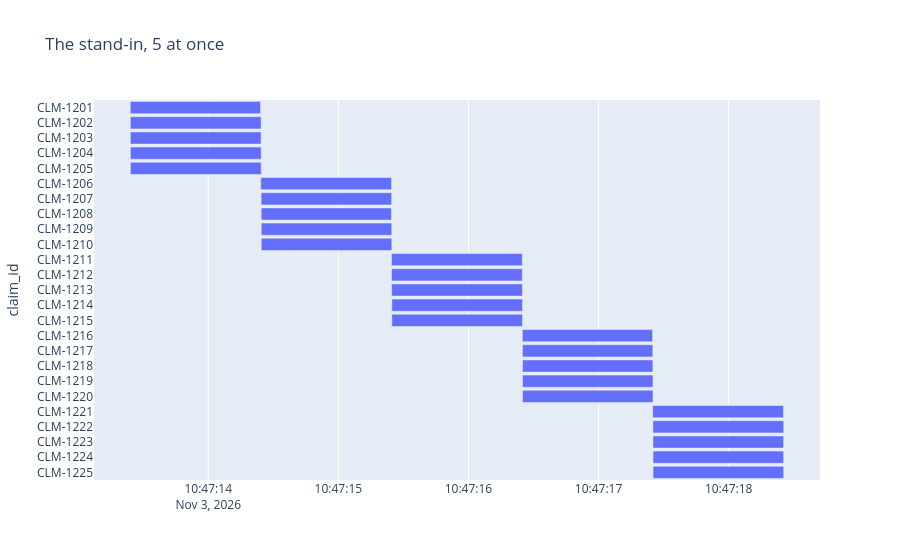

The notebook cell this image was saved under:
### Markdown cell above
There are never more than N claims running at once. Here's the run with 5 at once. Each bar is a claim, from when it started to when it finished.

### Code cell
def show_timeline(results, title):
    """Draw each claim as a bar from when it started to when it finished."""
    fig = px.timeline(pd.DataFrame(results), x_start="started", x_end="finished", y="claim_id", title=title)
    fig.update_yaxes(autorange="reversed")
    fig.show()


result = dispatcher.invoke({}, {"max_concurrency": 5})
show_timeline(result["results"], "The stand-in, 5 at once")

### Figure 1 — Plotly figure (JSON) as saved in the notebook; plotly's stock layout.template omitted (floating-point values rounded to 4 significant figures)
{"data": [{"base": ["2026-11-03T10:47:13.401023", "2026-11-03T10:47:13.401430", "2026-11-03T10:47:13.401860", "2026-11-03T10:47:13.402024", "2026-11-03T10:47:13.402210", "2026-11-03T10:47:14.403436", "2026-11-03T10:47:14.406545", "2026-11-03T10:47:14.406992", "2026-11-03T10:47:14.407511", "2026-11-03T10:47:14.407765", "2026-11-03T10:47:15.408853", "2026-11-03T10:47:15.408981", "2026-11-03T10:47:15.409780", "2026-11-03T10:47:15.411165", "2026-11-03T10:47:15.411253", "2026-11-03T10:47:16.414588", "2026-11-03T10:47:16.415003", "2026-11-03T10:47:16.415557", "2026-11-03T10:47:16.415968", "2026-11-03T10:47:16.416205", "2026-11-03T10:47:17.416033", "2026-11-03T10:47:17.417897", "2026-11-03T10:47:17.418459", "2026-11-03T10:47:17.418569", "2026-11-03T10:47:17.418667"], "hovertemplate": "started=%{base}<br>finished=%{x}<br>claim_id=%{y}<extra></extra>", "legendgroup": "", "marker": {"color": "#636efa", "pattern": {"shape": ""}}, "name": "", "orientation": "h", "showlegend": false, "textposition": "auto", "type": "bar", "x": [1001, 1005, 1004, 1005, 1005, 1005, 1003, 1001, 1003, 1003, 1005, 1005, 1005, 1004, 1004, 1000, 1002, 1002, 1002, 1002, 1005, 1005, 1004, 1004, 1004], "xaxis": "x", "y": ["CLM-1201", "CLM-1202", "CLM-1203", "CLM-1204", "CLM-1205", "CLM-1206", "CLM-1207", "CLM-1208", "CLM-1209", "CLM-1210", "CLM-1211", "CLM-1212", "CLM-1213", "CLM-1214", "CLM-1215", "CLM-1216", "CLM-1217", "CLM-1218", "CLM-1219", "CLM-1220", "CLM-1221", "CLM-1222", "CLM-1223", "CLM-1224", "CLM-1225"], "yaxis": "y"}], "layout": {"barmode": "overlay", "legend": {"tracegroupgap": 0}, "title": {"text": "The stand-in, 5 at once"}, "xaxis": {"anchor": "y", "domain": [0, 1], "type": "date"}, "yaxis": {"anchor": "x", "autorange": "reversed", "domain": [0, 1], "title": {"text": "claim_id"}}}}
